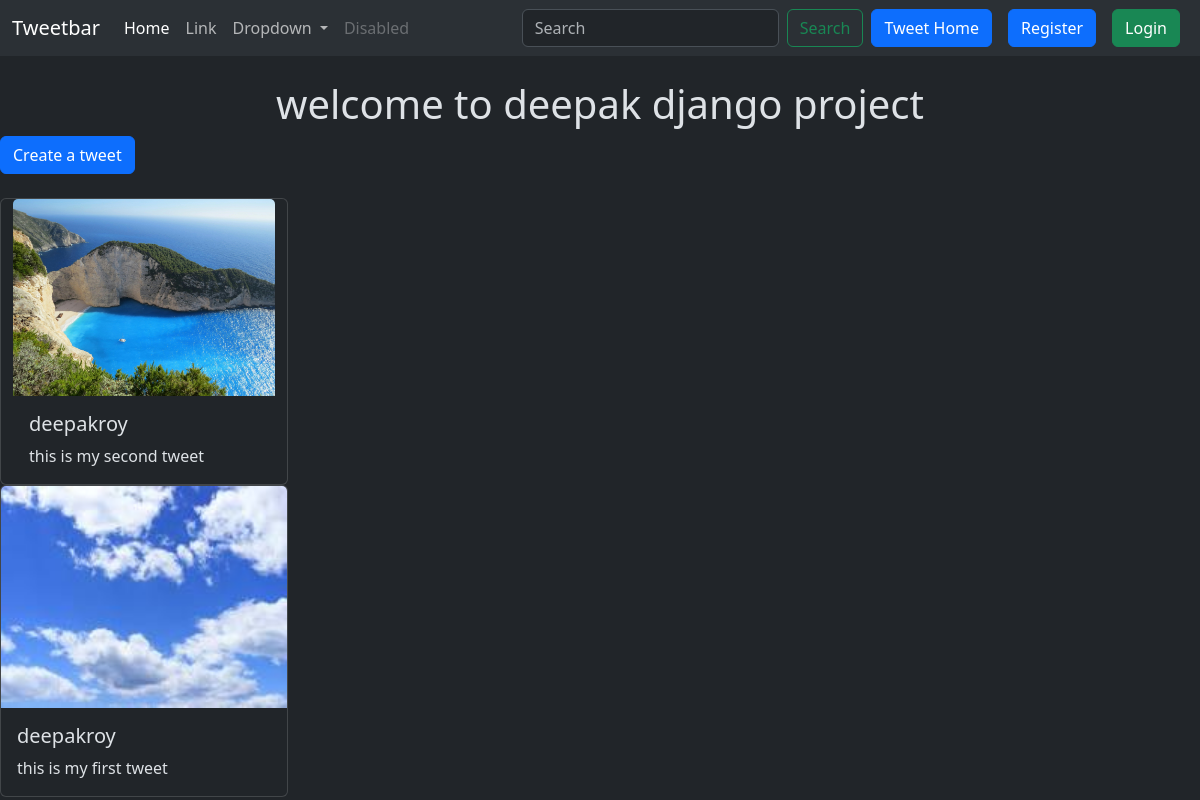
Page /tweet/ on the earlier database version.
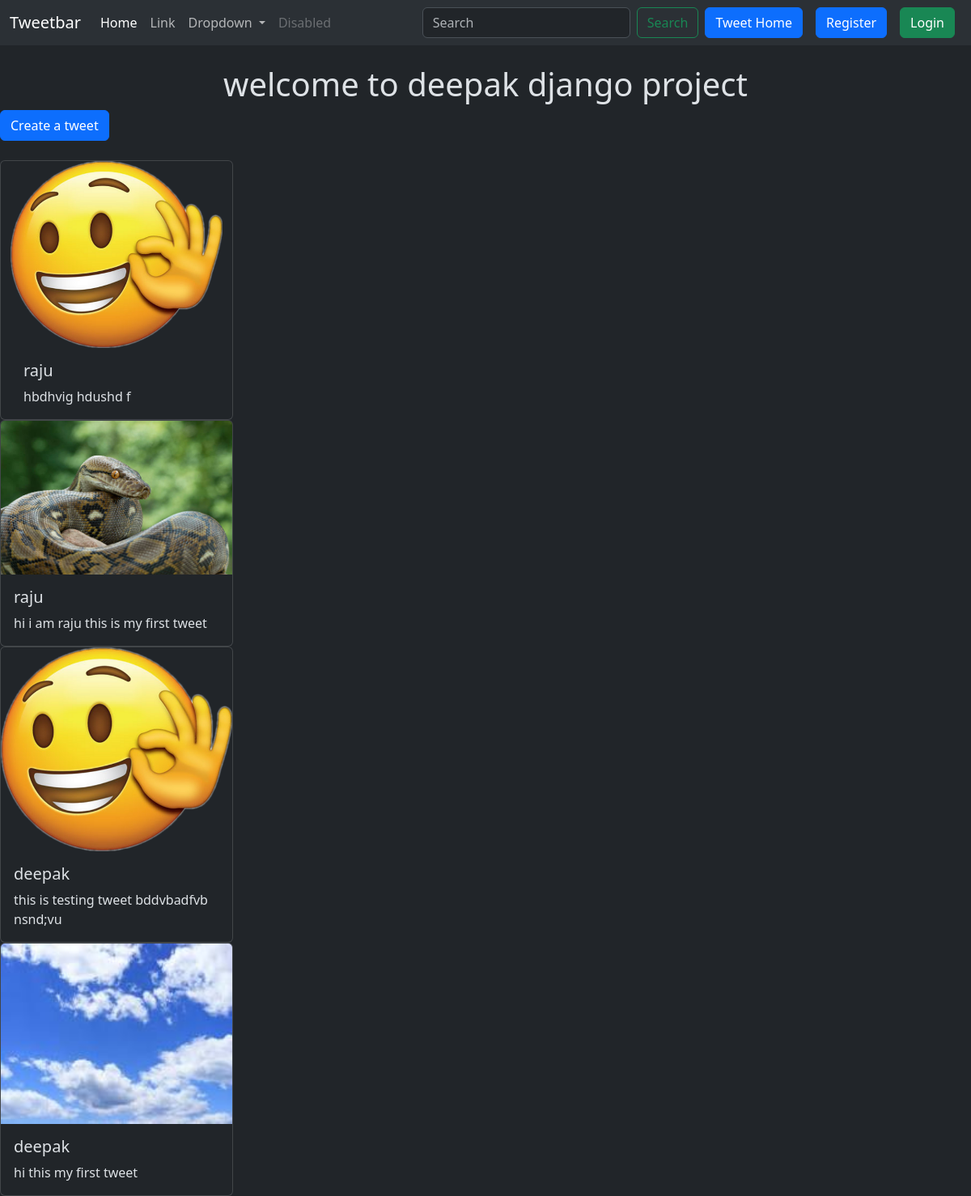
Same page on the later database version.
### tweet/models.py (models this page shows, shortened)
class Tweet(models.Model):
    user = models.ForeignKey(User, on_delete=models.CASCADE)
    text = models.TextField(max_length=240)
    photo = models.ImageField(upload_to='photo/',
    blank=True, null=True)
    created_at = models.DateTimeField(auto_now_add=True)
    updated_at = models.DateTimeField(auto_now=True)

### tweet/views.py (the view)
# urls.py: path('', views.tweet_list, name='tweet_list'),
def tweet_list(request):
    tweets = Tweet.objects.all().order_by('-created_at')
    return render(request, 'tweet_list.html', {'tweets':tweets})

### tweet/templates/tweet_list.html (shortened to what this page needs)
{% extends "layout.html" %}
{% block content %}
<h1 class="text-center  mt-4">welcome to deepak django project</h1>
<a class="btn btn-primary mb-4" href="{% url 'tweet_create' %}">Create a tweet</a>
<div class="container row gap-3">
    {% for tweet in tweets %}
    <div class="card" style="width: 18rem;">
        {% if tweet.photo %}
           <img src="{{tweet.photo.url}}" class="card-img-top" alt="Tweet Image">
        {% endif %}
  <div class="card-body">
    <h5 class="card-title">{{tweet.user.username}}</h5>
    <p class="card-text">{{tweet.text}}</p>
  </div>
  </div>
</div>
    {% endfor %}
{% endblock %}

### templates/layout.html (shortened to what this page needs)
{% load static %}
<!DOCTYPE html>
<html lang="en" data-bs-theme="dark">
<head>
    <link href="https://cdn.jsdelivr.net/npm/bootstrap@5.3.7/dist/css/bootstrap.min.css" rel="stylesheet">
</head>
<body class="bg-dark">
    <nav class="navbar navbar-expand-lg bg-body-tertiary">
  <div class="container-fluid">
    <a class="navbar-brand" href="#">Tweetbar</a>
    <div class="collapse navbar-collapse" id="navbarSupportedContent">
      <ul class="navbar-nav me-auto mb-2 mb-lg-0">
        <li class="nav-item">
          <a class="nav-link active" aria-current="page" href="#">Home</a>
        </li>
        <li class="nav-item">
          <a class="nav-link" href="#">Link</a>
        </li>
        <li class="nav-item dropdown">
          <a class="nav-link dropdown-toggle" href="#" role="button" data-bs-toggle="dropdown" aria-expanded="false">
            Dropdown
          </a>
        </li>
        <li class="nav-item">
          <a class="nav-link disabled" aria-disabled="true">Disabled</a>
        </li>
      </ul>
      <form class="d-flex" role="search">
        <input class="form-control me-2" type="search" placeholder="Search" aria-label="Search"/>
        <button class="btn btn-outline-success" type="submit">Search</button>
      </form>
      <a href="{% url 'tweet_list' %}" class="btn btn-primary mx-2">Tweet Home</a>
      {% if user.is_authenticated %}
      <form method="post" action="{% url 'logout' %}">
        {% csrf_token %}
        <button class="btn btn-danger" type="submit">Logout</button>
      </form>
      {% else %}
      <a href="{% url 'register' %}" class="btn btn-primary mx-2">Register</a>
      <a href="{% url 'login' %}" class="btn btn-success mx-2">Login</a>
      {% endif %}
    </div>
  </div>
</nav>
    {% block content %}
    {% endblock %}
</body>
</html>

Differences in the rows shown:
removed Tweet: photo (picture), user.username "deepakroy", text "this is my second tweet"
added Tweet: photo (picture), user.username "raju", text "hbdhvig hdushd f"
added Tweet: photo (picture), user.username "raju", text "hi i am raju this is my first tweet"
added Tweet: photo (picture), user.username "deepak", text "this is testing tweet bddvbadfvb nsnd;vu"
changed Tweet: user.username "deepakroy" → "deepak"; text "this is my first tweet" → "hi this my first tweet"
